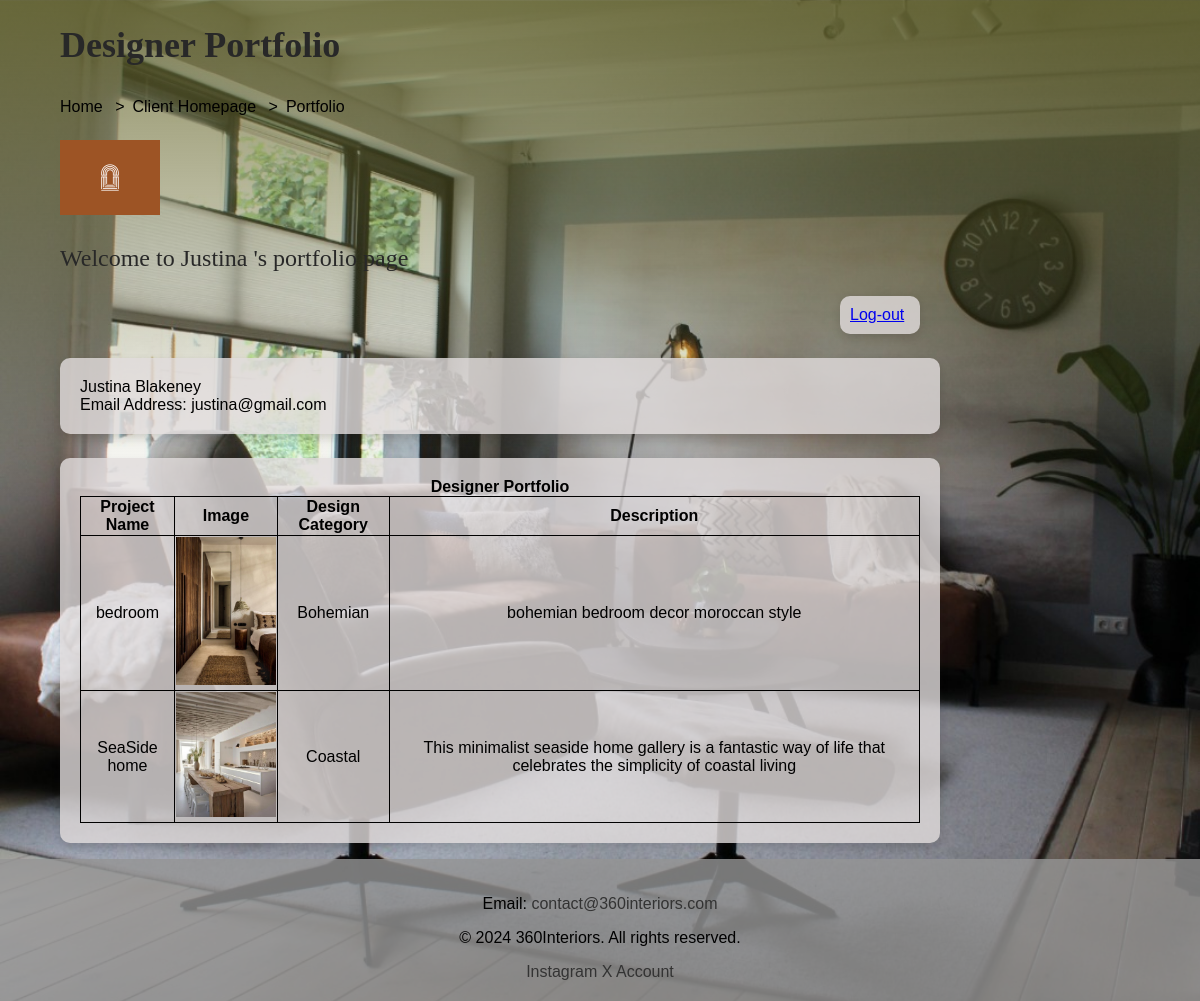
/designerPortfolio.php?requestID=25 (signed in), run on the app's committed database.
### tables this page shows
CREATE TABLE `designer` (
  `id` int(11) NOT NULL,
  `firstName` varchar(255) NOT NULL,
  `lastName` varchar(255) NOT NULL,
  `emailAddress` varchar(255) NOT NULL,
  `password` varchar(255) NOT NULL,
  `brandName` varchar(255) NOT NULL,
  `logoImgFileName` varchar(255) NOT NULL
);

CREATE TABLE `designportfolioproject` (
  `id` int(11) NOT NULL,
  `designerID` int(11) DEFAULT NULL,
  `projectName` varchar(255) NOT NULL,
  `projectImgFileName` varchar(255) NOT NULL,
  `description` text,
  `designCategoryID` int(11) DEFAULT NULL
);

CREATE TABLE `designcategory` (
  `id` int(11) NOT NULL,
  `category` varchar(255) NOT NULL
);

### designerPortfolio.php (the view, shortened to what this page needs)
<!DOCTYPE html>
<html lang="en">
    <head>
        <link rel="stylesheet" href="unifiedstyle.css">
        <link rel="stylesheet" href="clientStyle.css"/>
    </head>
    <body>
        <header>
            <h1>Designer Portfolio</h1>
            <ul class="breadcrumb">
                <li class="breadcrumb-item"><a href="index.html">Home</a></li>
                <li class="breadcrumb-item"><a href='clientHomepage.php'>Client Homepage</a></li>
                <li class="breadcrumb-item"><a href='designerPortfolio.php'>Portfolio</a></li>
            </ul>
        </header>
        <?php
        $c0nn = mysqli_connect("localhost", "root", "root", "360interiors");
        if (isset($_GET['requestID'])) {
            $designerIdp = mysqli_real_escape_string($c0nn, $_GET['requestID']);
            $queryRetrieveproject = "SELECT p.projectName, p.projectImgFileName,  p.description , c.category AS designCategory
              FROM designportfolioproject p
              INNER JOIN designcategory c ON p.designCategoryID = c.id
              WHERE p.designerID = $designerIdp";
            $resultRetrieval = mysqli_query($c0nn, $queryRetrieveproject);
            $queryDinfo = "SELECT firstName, lastName, emailAddress, logoImgFileName FROM Designer WHERE id = $designerIdp";
            $resultDinfo = mysqli_query($c0nn, $queryDinfo);
            $designerInfo = mysqli_fetch_assoc($resultDinfo);
        }
        ?>
        <span class="WelcomeMassage"><img src="img/<?php echo $designerInfo['logoImgFileName']; ?>" width="100"><br>
            <p class="WelcomeMassage">Welcome to <?php echo $designerInfo['firstName']; ?>'s portfolio page</p></span>
        <div class="logout"><a href="index.html">Log-out</a></div>
        <ul class="welcometInfo" style="list-style: none;">
            <li><?php echo $designerInfo['firstName'] . " " . $designerInfo['lastName']; ?></li>
            <li>Email Address: <?php echo $designerInfo['emailAddress']; ?></li>
        </ul>
        <div class="table">
            <table>
                <caption style="font-weight: bold;">Designer Portfolio</caption>
                <tr>
                    <th>Project Name</th>
                    <th>Image</th>
                    <th>Design Category</th>
                    <th>Description</th>
                </tr>
<?php
if ($resultRetrieval) {
    if (mysqli_num_rows($resultRetrieval) > 0) {
        while ($row = mysqli_fetch_assoc($resultRetrieval)) {
            echo "<tr>";
            echo "<td>" . $row['projectName'] . "</td>";
            echo '<td><img src="' . $row['projectImgFileName'] . '" width="100"></td>';
            echo "<td>" . $row['designCategory'] . "</td>";
            echo "<td>" . $row['description'] . "</td>";
            echo "</tr>";
        }
    } else {
        echo "<tr><td colspan='4'>No projects found.</td></tr>";
    }
} else {
    echo "Error: " . mysqli_error($c0nn);
}
?>
            </table>
        </div>
        <footer class="footer">
            <p>Email: <a href="mailto:contact@360interiors.com">contact@360interiors.com</a></p>
            <p>&copy; 2024 360Interiors. All rights reserved.</p>
            <a href="https://instagram.com/yourusername" target="_blank">Instagram</a>
            <a href="https://example.com/youraccount" target="_blank">X Account</a>
        </footer>
    </body>
</html>

### unifiedstyle.css (style rules this page uses)
body { background-size: cover; background-position: center; font-family: sans-serif; margin: 0; }
h1 { font-family: serif; margin-left: 5vw; font-size: 3vw; color: #282828; }
.footer { width: 100%; padding: 20px 0; background-color: rgba(149, 149, 149, 0.8); text-align: center; position: fixed; bottom: 0; }
.footer a { color: #333; text-decoration: none; }
.breadcrumb { padding: 0.5rem 0; list-style: none; margin-left: 5vw; }
.breadcrumb-item { display: inline-block; font-size: medium; }
.breadcrumb li + li:before { padding: 8px; color: black; content: ">"; }
.breadcrumb-item a { text-decoration: none; color: #000000; }
.footer { bottom: 0; left: 0; position: relative; width: 100%; }

### clientStyle.css (style rules this page uses)
.table { text-align: center; }
form,.table ,.welcometInfo { box-shadow: 0 4px 8px rgba(25, 18, 18, 0.15); border-radius: 10px; width: 70%; margin: 2vw 5vw; padding: 20px; background-color: rgba(226, 221, 221, 0.8); margin-bottom: 1rem; }
table { border: 1px solid black; border-collapse: collapse; border-top: none; border-right: none; }
th, td { border: 1px solid black; border-collapse: collapse; }
.WelcomeMassage { position: relative; font-family: serif; margin-left: 5vw; font-size: 2vw; color: #282828; }
.logout { position: relative; left: 70vw; box-shadow: 0 4px 8px rgba(25, 18, 18, 0.15); border-radius: 10px; width: 5%; padding: 10px; background-color: rgba(226, 221, 221, 0.8); margin-bottom: 5rem; }

### designerPortfolio.php (style rules this page uses)
body { background-image: linear-gradient(180deg, rgba(100, 100, 40, 0.75), rgba(0, 0, 0, 0), rgba(0, 0, 0, 0)), url("img/livingroom.jpg"); }

### data on the page
designer: logoImgFileName (picture), firstName "Justina", lastName "Blakeney", emailAddress "justina@gmail.com"
designportfolioproject: projectName "bedroom", projectImgFileName (picture), designCategoryID.category "Bohemian", description "bohemian bedroom decor moroccan style"
designportfolioproject: projectName "SeaSide home", projectImgFileName (picture), designCategoryID.category "Coastal", description "This minimalist seaside home gallery is a fantastic way of life that celebrates the simplicity of coastal living"
